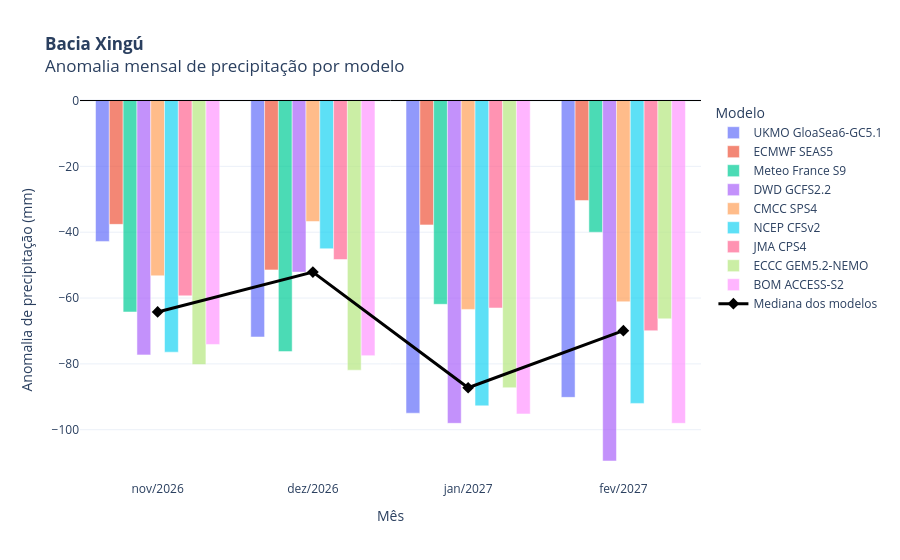

Write notebook code for a chart like this one.
### Code cell
fig = rainfall.plot_rainfall_anomaly(unit="mm", show_median=True)
fig.update_layout(title=f"<b>{BASIN_NAME}</b><br>Anomalia mensal de precipitação por modelo")

### Figure 1 — Plotly figure (JSON) as saved in the notebook; plotly's stock layout.template omitted (floating-point values rounded to 4 significant figures)
{"data": [{"alignmentgroup": "True", "hovertemplate": "Mês: %{x}<br>Anomalia: %{y:.1f} mm<extra>%{fullData.name}</extra>", "legendgroup": "UKMO GloaSea6-GC5.1", "marker": {"color": "#636efa", "pattern": {"shape": ""}}, "name": "UKMO GloaSea6-GC5.1", "offsetgroup": "UKMO GloaSea6-GC5.1", "opacity": 0.7, "orientation": "v", "showlegend": true, "textposition": "auto", "type": "bar", "x": ["nov/2026", "dez/2026", "jan/2027", "fev/2027"], "xaxis": "x", "y": [-42.81, -71.83, -94.98, -90.17], "yaxis": "y"}, {"alignmentgroup": "True", "hovertemplate": "Mês: %{x}<br>Anomalia: %{y:.1f} mm<extra>%{fullData.name}</extra>", "legendgroup": "ECMWF SEAS5", "marker": {"color": "#EF553B", "pattern": {"shape": ""}}, "name": "ECMWF SEAS5", "offsetgroup": "ECMWF SEAS5", "opacity": 0.7, "orientation": "v", "showlegend": true, "textposition": "auto", "type": "bar", "x": ["nov/2026", "dez/2026", "jan/2027", "fev/2027"], "xaxis": "x", "y": [-37.62, -51.46, -37.78, -30.37], "yaxis": "y"}, {"alignmentgroup": "True", "hovertemplate": "Mês: %{x}<br>Anomalia: %{y:.1f} mm<extra>%{fullData.name}</extra>", "legendgroup": "Meteo France S9", "marker": {"color": "#00cc96", "pattern": {"shape": ""}}, "name": "Meteo France S9", "offsetgroup": "Meteo France S9", "opacity": 0.7, "orientation": "v", "showlegend": true, "textposition": "auto", "type": "bar", "x": ["nov/2026", "dez/2026", "jan/2027", "fev/2027"], "xaxis": "x", "y": [-64.23, -76.27, -61.9, -40.02], "yaxis": "y"}, {"alignmentgroup": "True", "hovertemplate": "Mês: %{x}<br>Anomalia: %{y:.1f} mm<extra>%{fullData.name}</extra>", "legendgroup": "DWD GCFS2.2", "marker": {"color": "#ab63fa", "pattern": {"shape": ""}}, "name": "DWD GCFS2.2", "offsetgroup": "DWD GCFS2.2", "opacity": 0.7, "orientation": "v", "showlegend": true, "textposition": "auto", "type": "bar", "x": ["nov/2026", "dez/2026", "jan/2027", "fev/2027"], "xaxis": "x", "y": [-77.27, -52.13, -98.05, -109.5], "yaxis": "y"}, {"alignmentgroup": "True", "hovertemplate": "Mês: %{x}<br>Anomalia: %{y:.1f} mm<extra>%{fullData.name}</extra>", "legendgroup": "CMCC SPS4", "marker": {"color": "#FFA15A", "pattern": {"shape": ""}}, "name": "CMCC SPS4", "offsetgroup": "CMCC SPS4", "opacity": 0.7, "orientation": "v", "showlegend": true, "textposition": "auto", "type": "bar", "x": ["nov/2026", "dez/2026", "jan/2027", "fev/2027"], "xaxis": "x", "y": [-53.24, -36.75, -63.45, -61.14], "yaxis": "y"}, {"alignmentgroup": "True", "hovertemplate": "Mês: %{x}<br>Anomalia: %{y:.1f} mm<extra>%{fullData.name}</extra>", "legendgroup": "NCEP CFSv2", "marker": {"color": "#19d3f3", "pattern": {"shape": ""}}, "name": "NCEP CFSv2", "offsetgroup": "NCEP CFSv2", "opacity": 0.7, "orientation": "v", "showlegend": true, "textposition": "auto", "type": "bar", "x": ["nov/2026", "dez/2026", "jan/2027", "fev/2027"], "xaxis": "x", "y": [-76.44, -45.02, -92.75, -92.0], "yaxis": "y"}, {"alignmentgroup": "True", "hovertemplate": "Mês: %{x}<br>Anomalia: %{y:.1f} mm<extra>%{fullData.name}</extra>", "legendgroup": "JMA CPS4", "marker": {"color": "#FF6692", "pattern": {"shape": ""}}, "name": "JMA CPS4", "offsetgroup": "JMA CPS4", "opacity": 0.7, "orientation": "v", "showlegend": true, "textposition": "auto", "type": "bar", "x": ["nov/2026", "dez/2026", "jan/2027", "fev/2027"], "xaxis": "x", "y": [-59.34, -48.3, -63.02, -69.92], "yaxis": "y"}, {"alignmentgroup": "True", "hovertemplate": "Mês: %{x}<br>Anomalia: %{y:.1f} mm<extra>%{fullData.name}</extra>", "legendgroup": "ECCC GEM5.2-NEMO", "marker": {"color": "#B6E880", "pattern": {"shape": ""}}, "name": "ECCC GEM5.2-NEMO", "offsetgroup": "ECCC GEM5.2-NEMO", "opacity": 0.7, "orientation": "v", "showlegend": true, "textposition": "auto", "type": "bar", "x": ["nov/2026", "dez/2026", "jan/2027", "fev/2027"], "xaxis": "x", "y": [-80.2, -81.92, -87.25, -66.33], "yaxis": "y"}, {"alignmentgroup": "True", "hovertemplate": "Mês: %{x}<br>Anomalia: %{y:.1f} mm<extra>%{fullData.name}</extra>", "legendgroup": "BOM ACCESS-S2", "marker": {"color": "#FF97FF", "pattern": {"shape": ""}}, "name": "BOM ACCESS-S2", "offsetgroup": "BOM ACCESS-S2", "opacity": 0.7, "orientation": "v", "showlegend": true, "textposition": "auto", "type": "bar", "x": ["nov/2026", "dez/2026", "jan/2027", "fev/2027"], "xaxis": "x", "y": [-74.09, -77.49, -95.21, -98.05], "yaxis": "y"}, {"hovertemplate": "Mês: %{x}<br>Mediana: %{y:.1f} mm<extra></extra>", "line": {"color": "black", "width": 3}, "marker": {"color": "black", "size": 9, "symbol": "diamond"}, "mode": "lines+markers", "name": "Mediana dos modelos", "type": "scatter", "x": ["nov/2026", "dez/2026", "jan/2027", "fev/2027"], "y": [-64.23, -52.13, -87.25, -69.92]}], "layout": {"barmode": "group", "hovermode": "x unified", "legend": {"title": {"text": "Modelo"}, "tracegroupgap": 0}, "separators": ",.", "shapes": [{"line": {"color": "black", "width": 1}, "type": "line", "x0": 0, "x1": 1, "xref": "x domain", "y0": 0, "y1": 0, "yref": "y"}], "title": {"text": "<b>Bacia Xingú</b><br>Anomalia mensal de precipitação por modelo"}, "xaxis": {"anchor": "y", "domain": [0, 1], "title": {"text": "Mês"}}, "yaxis": {"anchor": "x", "domain": [0, 1], "title": {"text": "Anomalia de precipitação (mm)"}}}}
